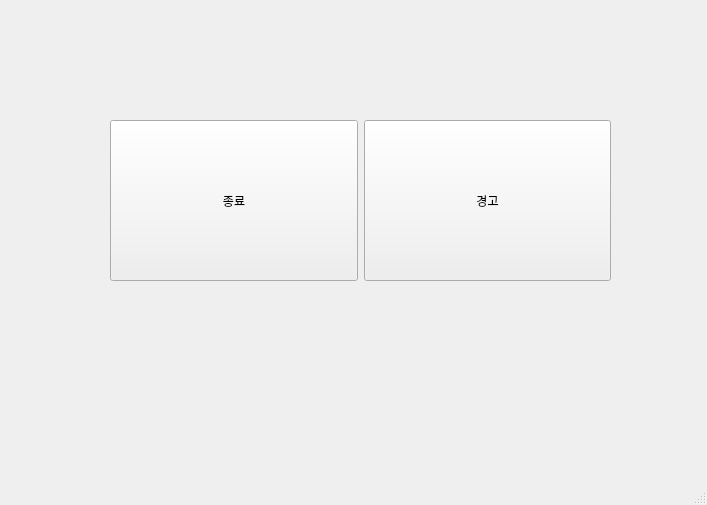
<?xml version="1.0" encoding="UTF-8"?>
<ui version="4.0">
 <class>MainWindow</class>
 <widget class="QMainWindow" name="MainWindow">
  <property name="geometry">
   <rect>
    <x>0</x>
    <y>0</y>
    <width>707</width>
    <height>505</height>
   </rect>
  </property>
  <property name="windowTitle">
   <string>MainWindow</string>
  </property>
  <widget class="QWidget" name="centralwidget">
   <widget class="QWidget" name="horizontalLayoutWidget">
    <property name="geometry">
     <rect>
      <x>110</x>
      <y>120</y>
      <width>501</width>
      <height>161</height>
     </rect>
    </property>
    <layout class="QHBoxLayout" name="horizontalLayout">
     <item>
      <widget class="QPushButton" name="button1">
       <property name="sizePolicy">
        <sizepolicy hsizetype="Preferred" vsizetype="Minimum">
         <horstretch>0</horstretch>
         <verstretch>0</verstretch>
        </sizepolicy>
       </property>
       <property name="text">
        <string>종료</string>
       </property>
      </widget>
     </item>
     <item>
      <widget class="QPushButton" name="button2">
       <property name="sizePolicy">
        <sizepolicy hsizetype="Preferred" vsizetype="Minimum">
         <horstretch>0</horstretch>
         <verstretch>0</verstretch>
        </sizepolicy>
       </property>
       <property name="text">
        <string>경고</string>
       </property>
      </widget>
     </item>
    </layout>
   </widget>
  </widget>
  <widget class="QMenuBar" name="menubar">
   <property name="geometry">
    <rect>
     <x>0</x>
     <y>0</y>
     <width>707</width>
     <height>24</height>
    </rect>
   </property>
  </widget>
  <widget class="QStatusBar" name="statusbar"/>
 </widget>
 <resources/>
 <connections/>
</ui>
